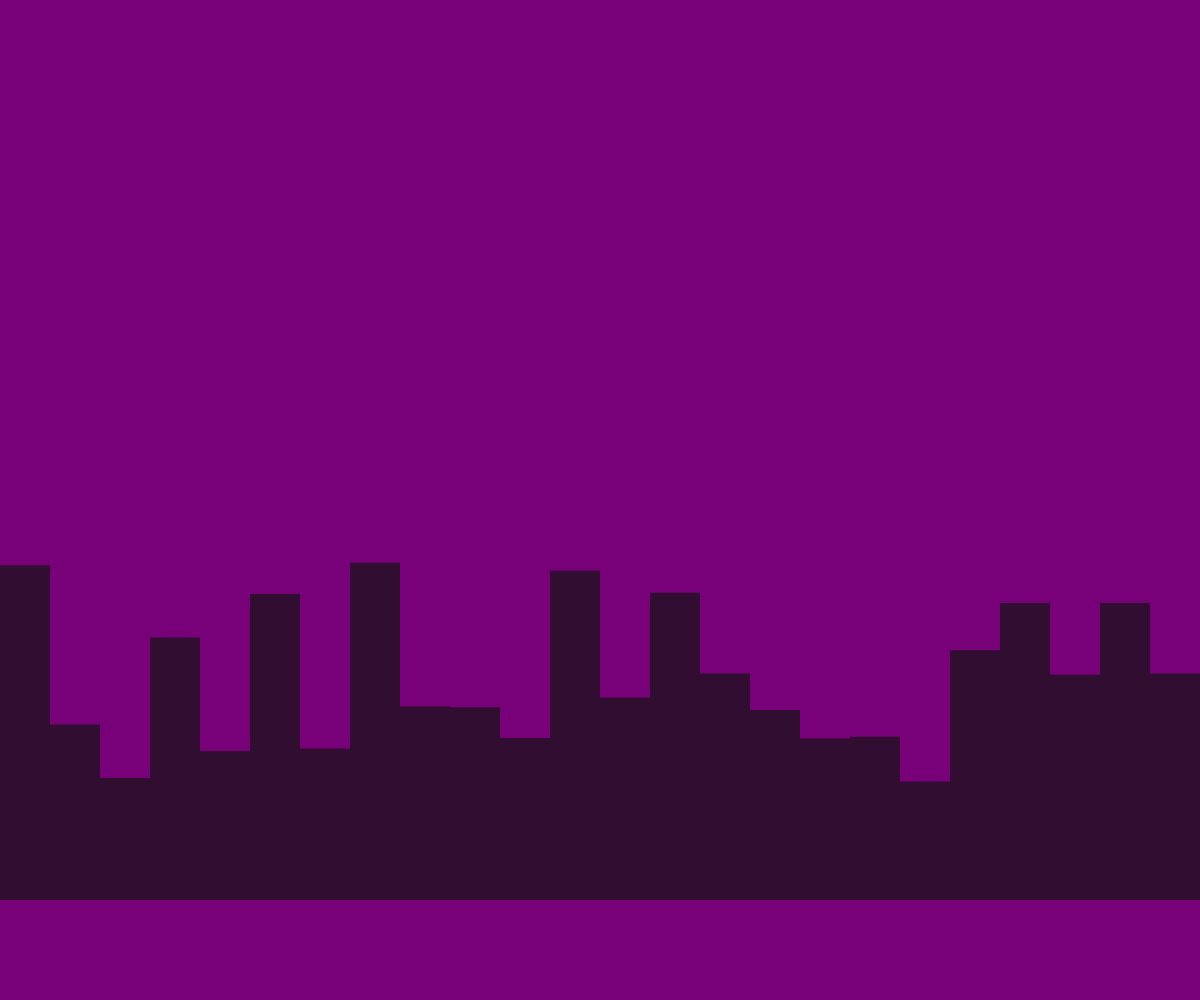
Frame 1 (no input)
Frame 60 (no input): identical to frame 1, image omitted
Frame 120 (the mouse pressed at the canvas centre since frame 60): identical to frame 1, image omitted

The p5.js sketch that drew this single still picture (run headless with seeded random() and noise() and a simulated clock; from frame 60 on, the mouse is pressed at the canvas centre):

// p5.js sketch
// ── sketch.js

let maxH = 500;

function setup() {
    createCanvas(windowWidth, windowHeight);
    noStroke();

    //noiseSeed(1);


}

function draw() {
    background(120,0, 120);
    fill(20,180);

    let x = 0;
    for (x = 0; x < width; x = x + 50) {
        let buildingHeight = noise(x) * maxH;

        rect(x, (90/100*height) - buildingHeight , 50, buildingHeight);
    }

    fill(150);
    //rect(0, height * .9, width, height * .5);
}


// Note: what happens if you change the noise call above to this:
// let buildingHeight = noise(x * frequency, frameCount * frequency) * amplitude;
